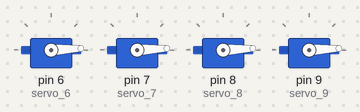
Recording of a sketch running on a simulated Arduino Uno, built with avr-gcc and run on an emulated ATmega328P. On the bench: 4 × servo.

Above: at 0.05 s.
At 0.7 s:
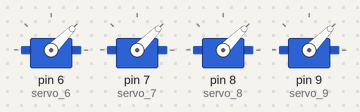
At 1.35 s:
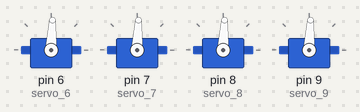
At 2.65 s:
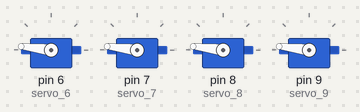
At 3.95 s:
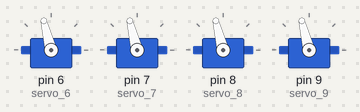
At 5.3 s:
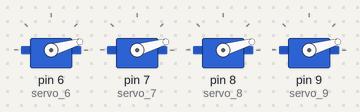
Timing chart, 0 to 7.2 s (numbered marks = the images above):
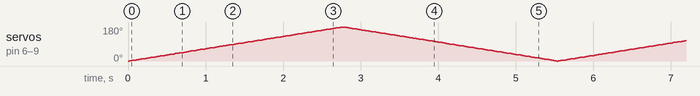

The sketch:

sg90_test.ino
```cpp
#include <Servo.h>
int pos = 0;
//Servo servo_2;
//Servo servo_3;
//Servo servo_4;
//Servo servo_5;
Servo servo_6;
Servo servo_7;
Servo servo_8;
Servo servo_9;
//Servo servo_10;
//Servo servo_11;


void setup() {
  // put your setup code here, to run once:
//  servo_2.attach(2, 500, 2500);
//  servo_3.attach(3, 500, 2500);
//  servo_4.attach(4, 500, 2500);
//  servo_5.attach(5, 500, 2500);
  servo_6.attach(6, 500, 2500);
  servo_7.attach(7, 500, 2500);
  servo_8.attach(8, 500, 2500);
  servo_9.attach(9, 500, 2500);
//  servo_10.attach(10, 500, 2500);
//  servo_11.attach(11, 500, 2500);


}

void loop() {
//  for (pos = 0; pos <= 180; pos += 1) {
//    servo_9.write(pos);
////    if (pos % 10 == 0) {
////      Serial.println(pos);
////      }
//    delay(15);
//  }
//  for (pos = 180; pos >= 0; pos -= 1) {
//    servo_9.write(pos);
////    if (pos % 10 == 0) {
////      Serial.println(pos);
////      }
//    delay(15);
//  }

  for (pos = 0; pos <= 180; pos += 1) {
//    servo_2.write(pos);
//    servo_3.write(pos);
//    servo_4.write(pos);
//    servo_5.write(pos);
    servo_6.write(pos);
    servo_7.write(pos);
    servo_8.write(pos);
    servo_9.write(pos);
//    servo_10.write(pos);
//    servo_11.write(pos);
    delay(15);
  }
  for (pos = 180; pos >= 0; pos -= 1) {
//    servo_2.write(pos);
//    servo_3.write(pos);
//    servo_4.write(pos);
//    servo_5.write(pos);
    servo_6.write(pos);
    servo_7.write(pos);
    servo_8.write(pos);
    servo_9.write(pos);
//    servo_10.write(pos);
//    servo_11.write(pos);
    delay(15);
  }


}
```
